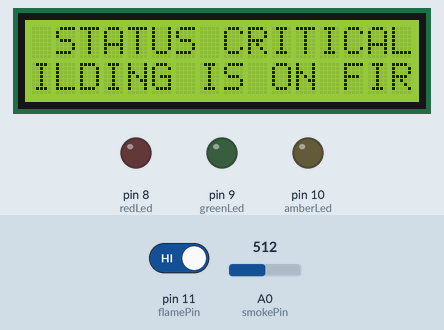
Recording of a sketch running on a simulated Arduino Uno, built with avr-gcc and run on an emulated ATmega328P. Shown: 16×2 character LCD, output pins drawn as LEDs (lit = HIGH). Inputs (shaded band) come from the test bench; at power-on: A0 (smokePin) = 512, pin 11 (flamePin) HIGH. What the sketch prints to the serial monitor is not drawn.

Above: at 1.2 s.
1.3 s: A0 (smokePin) set to 166
13.4 s: A0 (smokePin) set to 135
At 19.7 s:
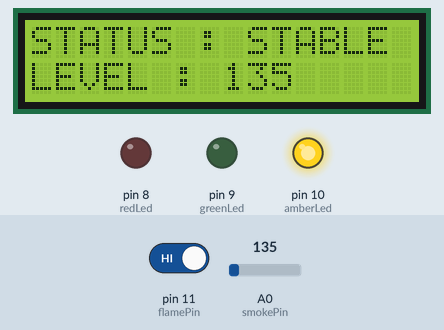
20.3 s: A0 (smokePin) set to 122
At 21.1 s:
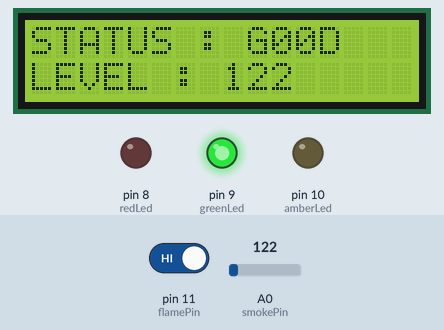
27.2 s: A0 (smokePin) set to 160
At 28.75 s:
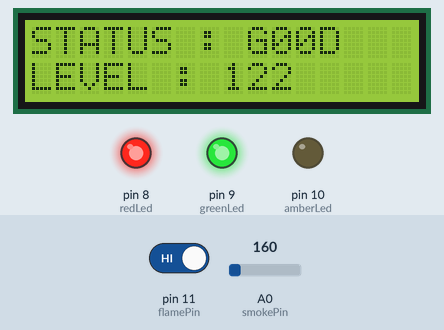
34.1 s: pin 11 (flamePin) driven LOW
At 35.4 s:
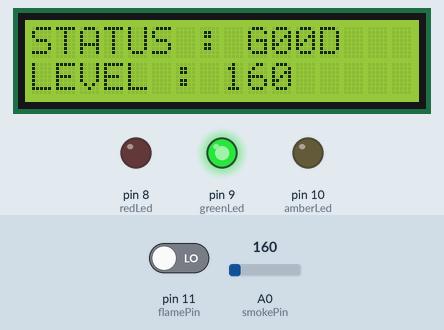
Timing chart, 0 to 37.1 s (numbered marks = the images above; inputs shaded):
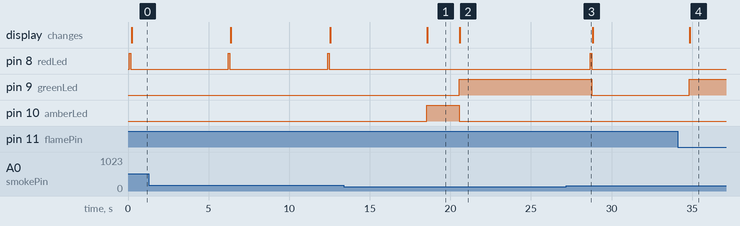

Measured:
- the behaviour switches between 151 and 150 on A0 (smokePin) (found by bisection; images 0 and 1)
- after the input at 13.4 s, pin 8 (redLed): stays LOW (without the input it goes to HIGH after 5.1 s); pin 10 (amberLed): LOW → HIGH after 5.1 s; the display: changes after 5.2 s (image 1)
- after the input at 20.3 s, pin 9 (greenLed): LOW → HIGH after 0.27 s; pin 10 (amberLed): HIGH → LOW after 0.27 s; the display: changes after 0.29 s (image 2)
- after the input at 27.2 s, pin 8 (redLed): LOW → HIGH after 1.5 s, → LOW 0.10 s later; pin 9 (greenLed): HIGH → LOW after 1.6 s
- after the input at 34.1 s, pin 8 (redLed): stops changing and stays LOW; pin 9 (greenLed): LOW → HIGH after 0.73 s; the display: changes after 0.76 s (image 4)
- by itself, pin 8 (redLed): alternates HIGH for 0.10 s and LOW for 6.1 s

The sketch:

Smoke-Flame_Sensors_Interfaced_With_LCD.ino
```cpp
#include <LiquidCrystal_I2C.h>


//indicates smoke level is above safe value
int redLed = 8;

//indicates smoke level is within the safe value
int amberLed = 10;

//indicates smoke level is well below safe value
int greenLed = 9;

int smokePin = A0;

LiquidCrystal_I2C lcd(0x27,16,2);

// Your threshold value
int criticalSensorThres = 150;
int norminalSensorThres = 130;
String level = "LEVEL : ";
String levelOutput = "";
String levelPrint = "";

int flamePin = 11;
bool flamePresent = LOW;

void setup()
{
  lcd.begin();
  lcd.backlight();
  lcd.print("Stand by");

  pinMode(redLed, OUTPUT);
  pinMode(greenLed, OUTPUT);
  pinMode(amberLed, OUTPUT);
  pinMode(smokePin, INPUT);
   pinMode(flamePin,INPUT);
  Serial.begin(9600);

}

void loop()
{

  int analogSensor = analogRead(smokePin);
   flamePresent = digitalRead(flamePin);

  Serial.println(analogSensor);
  // Checks if it has reached the threshold value

  if (analogSensor > criticalSensorThres && analogSensor > norminalSensorThres && flamePresent)
  {
      digitalWrite(redLed, HIGH);
      delay(100);
      digitalWrite(redLed, LOW);


      digitalWrite(greenLed, LOW);
      digitalWrite(amberLed, LOW);

      lcd.setCursor(0,0);
      lcd.print(" STATUS CRITICAL EVACUATE IMMEDIATELY BUILDING IS ON FIRE ");
      lcd.autoscroll();

      delay(5000);

  }
  else if(!(analogSensor > criticalSensorThres) && analogSensor > norminalSensorThres)
  {
        digitalWrite(redLed, LOW);
        digitalWrite(greenLed, LOW);
        digitalWrite(amberLed, HIGH);

        lcd.clear();
        lcd.noAutoscroll();
        lcd.setCursor(0,0);
        lcd.print("STATUS : STABLE");

        levelOutput = (String)analogSensor;
        levelPrint = level + levelOutput;
        lcd.setCursor(0,1);
        lcd.print(levelPrint);
        Serial.println(levelPrint);

        delay(1000);

  }
   else
  {
        digitalWrite(redLed, LOW);
        digitalWrite(greenLed, HIGH);
        digitalWrite(amberLed, LOW);

        lcd.clear();
        lcd.noAutoscroll();
        lcd.setCursor(0,0);
        lcd.print("STATUS : G00D");

        levelOutput = (String)analogSensor;
        levelPrint = level + levelOutput;
        lcd.setCursor(0,1);
        lcd.print(levelPrint);
        Serial.println(levelPrint);
        delay(1000);

  }


  delay(1000);
}
```
